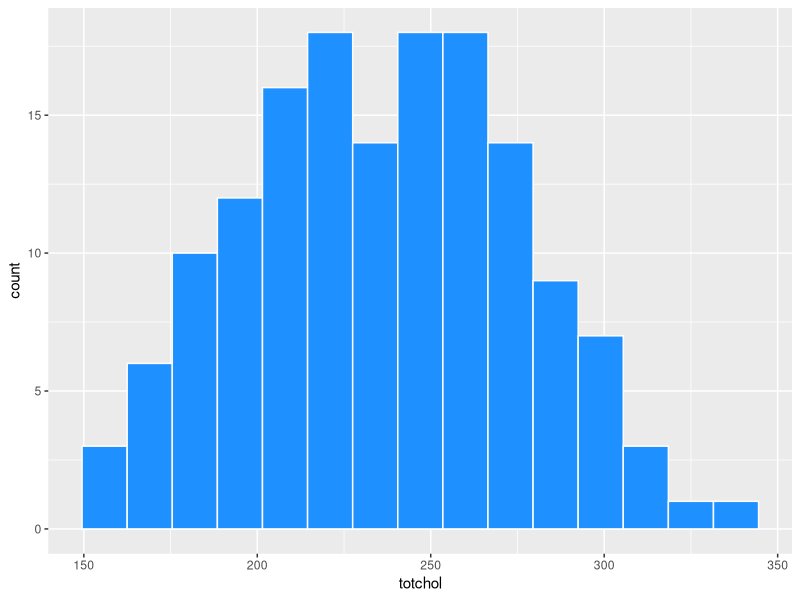

This figure's R source: (Note: this script raises an error after producing the figure.)
## ---- chunk 1
knitr::opts_chunk$set(comment = NA)
library(knitr)
library(tufte)
## ---- chunk 2
library(broom)
library(rms)
library(tidyverse)
## ---- chunk 3
smalldat <- read.csv("small.csv") %>% tbl_df
## ---- chunk 4
ggplot(smalldat, aes(x = totchol)) + 
    geom_histogram(bins = 15, col = "white", fill = "dodgerblue")
## ---- chunk 5
m1 <- lm(totchol ~ age + sex + factor(educ),
         data = smalldat)

kable(tidy(m1, conf.int = TRUE), digits = 3)
## ---- chunk 6
temp.a <- tidy(m1, conf.int = TRUE) %>%
    filter(term == "age")

kable(temp.a, digits = 3)
## ---- chunk 7
temp.s <- tidy(m1, conf.int = TRUE) %>%
    filter(term == "sexM")

kable(temp.s, digits = 3)
## ---- chunk 8
temp.ed <- tidy(m1, conf.int = TRUE) %>% 
          filter(term %in% c("factor(educ)2_Middle", 
                             "factor(educ)3_High", 
                             "factor(educ)4_VHigh"))

kable(temp.ed, 
      digits = 3)
## ---- chunk 9
d <- datadist(smalldat); options(datadist = "d")

m2 <- ols(totchol ~ rcs(age, 5) + sex*catg(educ),
         data = smalldat, x = TRUE, y = TRUE)

kable(summary(m2), digits = 2)
## ---- chunk 10
plot(summary(m2))
## ---- chunk 11
plot(nomogram(m2))
## ---- chunk 12
m3 <- glm(smoker ~ age + sex + factor(educ), 
         data = smalldat, family = binomial)

kable(tidy(m3, exponentiate = TRUE, conf.int = TRUE), 
      digits = 3)
## ---- chunk 13
temp.3a <- tidy(m3, exponentiate = TRUE, conf.int = TRUE) %>%
    filter(term == "age")

kable(temp.3a, digits = 3)
## ---- chunk 14
temp.3s <- tidy(m3, exponentiate = TRUE, conf.int = TRUE) %>%
    filter(term == "sexM")

kable(temp.3s, digits = 3)
## ---- chunk 15
temp.3ed <- tidy(m3, exponentiate = TRUE, conf.int = TRUE) %>% 
          filter(term %in% c("factor(educ)2_Middle", 
                             "factor(educ)3_High", 
                             "factor(educ)4_VHigh"))

kable(temp.3ed, 
      digits = 3)
## ---- chunk 16
d <- datadist(smalldat); options(datadist = "d")

m3.lrm <- lrm(smoker ~ age + sex + educ, 
         data = smalldat, x = TRUE, y = TRUE)

kable(summary(m3.lrm), digits = 3)
## ---- chunk 17
plot(summary(m3.lrm))
## ---- chunk 18
d <- datadist(smalldat); options(datadist = "d")

m4 <- lrm(smoker ~ rcs(age,5) + sex * catg(educ), 
         data = smalldat, x = TRUE, y = TRUE)

kable(summary(m4), digits = 3)
## ---- chunk 19
plot(summary(m4))
## ---- chunk 20
plot(nomogram(m4, fun = plogis))
